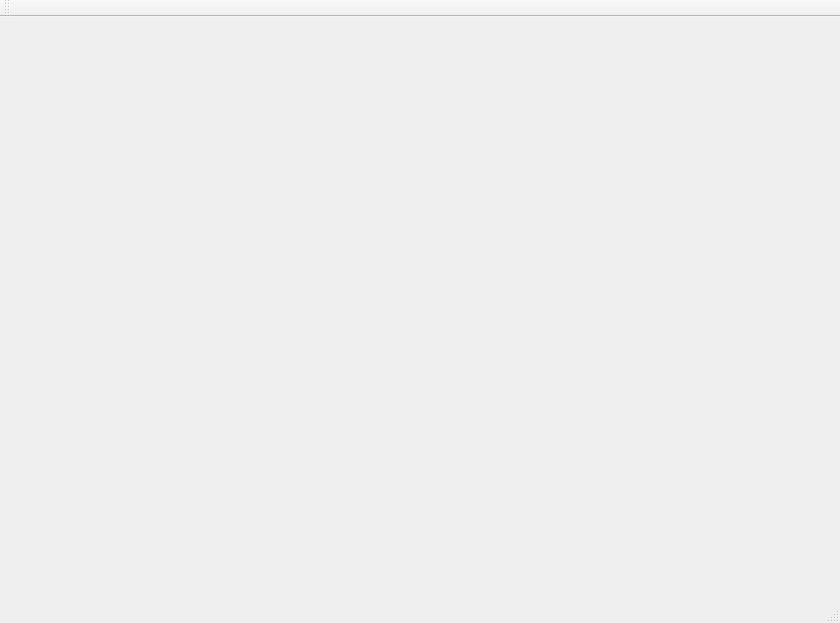
<?xml version="1.0" encoding="UTF-8"?>
<ui version="4.0">
 <class>MainWindow</class>
 <widget class="QMainWindow" name="MainWindow">
  <property name="geometry">
   <rect>
    <x>0</x>
    <y>0</y>
    <width>840</width>
    <height>623</height>
   </rect>
  </property>
  <property name="windowTitle">
   <string>MainWindow</string>
  </property>
  <widget class="QWidget" name="centralWidget"/>
  <widget class="QMenuBar" name="menuBar">
   <property name="geometry">
    <rect>
     <x>0</x>
     <y>0</y>
     <width>840</width>
     <height>28</height>
    </rect>
   </property>
  </widget>
  <widget class="QToolBar" name="mainToolBar">
   <attribute name="toolBarArea">
    <enum>TopToolBarArea</enum>
   </attribute>
   <attribute name="toolBarBreak">
    <bool>false</bool>
   </attribute>
  </widget>
  <widget class="QStatusBar" name="statusBar"/>
 </widget>
 <layoutdefault spacing="6" margin="11"/>
 <resources/>
 <connections/>
</ui>
